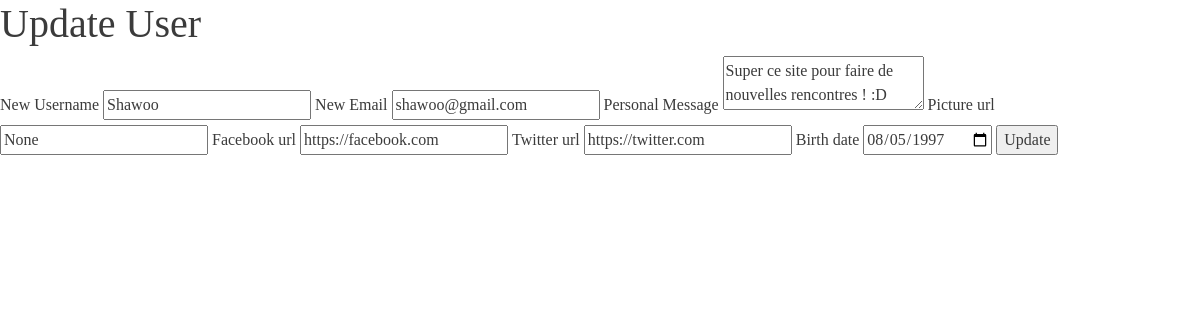
The app's page /update/1 (signed in) with its own data.
### tables this page shows
CREATE TABLE users (
	id INTEGER PRIMARY KEY AUTOINCREMENT,
	role_id INTEGER NOT NULL,
	username VARCHAR(20) NOT NULL UNIQUE,
	email VARCHAR(50) NOT NULL UNIQUE,
	password_hash TEXT NOT NULL,
	picture_url TEXT,
	personal_message TEXT,
	facebook_url TEXT,
	twitter_url TEXT,
	birth_date DATE,
	creation_date TIMESTAMP NOT NULL DEFAULT CURRENT_TIMESTAMP,
	FOREIGN KEY (role_id) REFERENCES roles (id)
);

### stickersend/chat.py (the view, shortened to what this page needs)
@bp.route('/update/<int:id>', methods=('GET', 'POST'))
@login_required
def update(id):
    return render_template("chat/update.html")

### stickersend/auth.py (called while the page is built)
@bp.before_app_request
def load_logged_in_user():
    user_id = session.get('user_id')
    if user_id is None:
        g.user = None
    else:
        g.user = get_db().execute(
            'SELECT * FROM users WHERE id = ?', (user_id,)
        ).fetchone()

def login_required(view):
    @functools.wraps(view)
    def wrapped_view(**kwargs):
        if g.user is None:
            return redirect(url_for('auth.login'))
        return view(**kwargs)
    return wrapped_view

### stickersend/db.py (called while the page is built)
def get_db():
    if 'db' not in g:
        g.db = sqlite3.connect(
            current_app.config['DATABASE'],
            detect_types=sqlite3.PARSE_DECLTYPES
        )
        g.db.row_factory = sqlite3.Row
    return g.db

### stickersend/templates/chat/update.html (shortened to what this page needs)
{% extends 'base.html' %}
{% block body %}
<div class="content">
    <h1>Update User</h1>
    <div class="formulaire">
		<form method="post" action="/update/{{g.user['id']}}">
			<label for="username">New Username</label>
			<input type="text" name="username" id="username"
			  value="{{ request.form['username'] or g.user['username'] }}" required>
			<label for="email">New Email</label>
			<input type="email" name="email" id="email"
			  value="{{ request.form['email'] or g.user['email'] }}" required>
			<label for="personal_message">Personal Message</label>
			<textarea name="personal_message" id="personal_message">{{ request.form['personal_message'] or g.user['personal_message'] }}</textarea>
			<label for="picture_url">Picture url</label>
			<input type="text" name="picture_url" id="picture_url"
			  value="{{ request.form['picture_url'] or g.user['picture_url'] }}">
			<label for="facebook_url">Facebook url</label>
			<input type="text" name="facebook_url" id="facebook_url"
			  value="{{ request.form['facebook_url'] or g.user['facebook_url'] }}">
			<label for="twitter_url">Twitter url</label>
			<input type="text" name="twitter_url" id="twitter_url"
			  value="{{ request.form['twitter_url'] or g.user['twitter_url'] }}">
			<label for="birth_date">Birth date</label>
			<input type="date" name="birth_date" id="birth_date"
			  value="{{ request.form['birth_date'] or g.user['birth_date'] }}">
			<input type="submit" value="Update">
		</form>
	</div>
</div>
{% endblock %}

### stickersend/static/css/style.css (style rules this page uses)
* { font-family: Proxima nova; color : #3b3b3b !important; }
html, .form { height: 100%; }

### records on screen
users: username "Shawoo", email "shawoo@gmail.com", personal_message "Super ce site pour faire de nouvelles rencontres ! :D", facebook_url "https://facebook.com", twitter_url "https://twitter.com", birth_date "08/05/1997"
